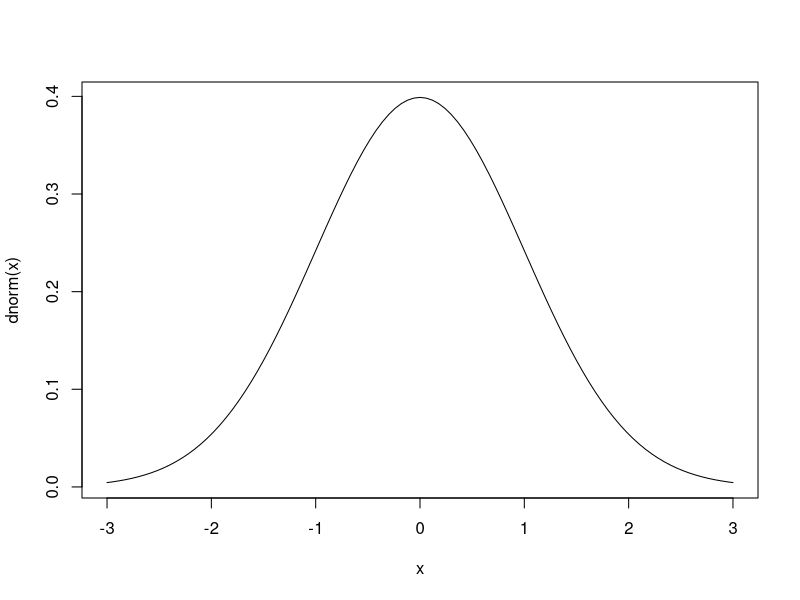

R code for this plot:
# Figure 3.16 and Figure 3.17 

curve( dnorm, -3, 3 )

pnorm(1) - pnorm(-1)

pnorm(2) - pnorm(-2)

pnorm(3) - pnorm(-3)





